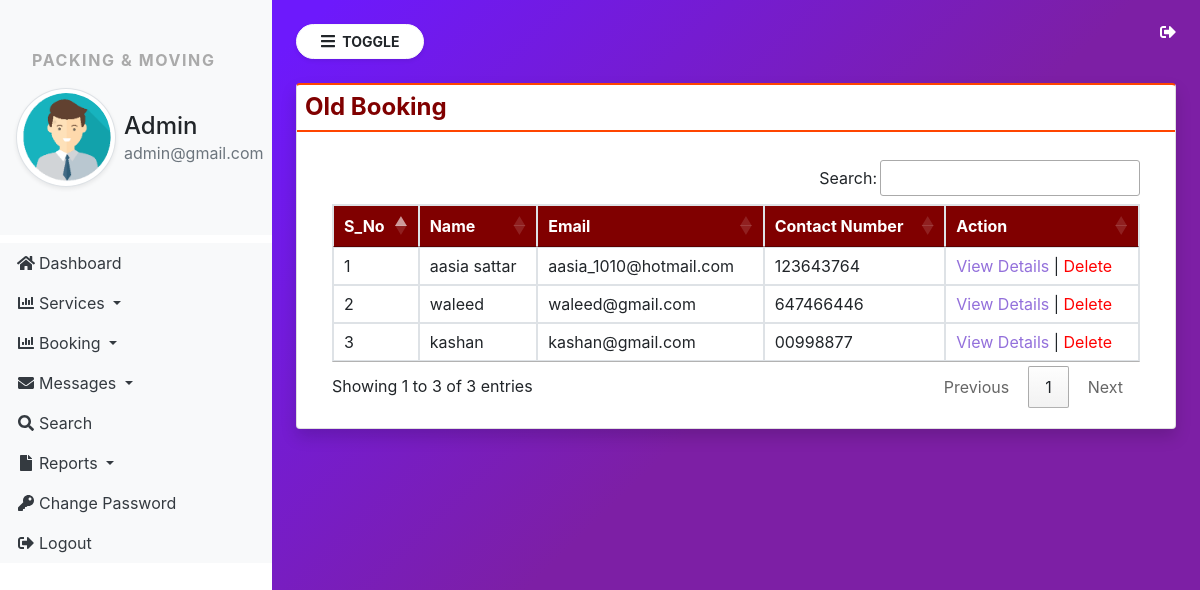
Page /old_booking (signed in) on the committed database.
### mpmanagement/models.py (models this page shows, shortened)
class SiteUser(models.Model):
    name = models.CharField(max_length=100, null=True)
    email = models.CharField(max_length=100, null=True)
    mobile = models.CharField(max_length=25, null=True)
    location = models.CharField(max_length=200, null=True)
    shifting_loc = models.CharField(max_length=200, null=True)
    shiftingdate = models.DateField(null=True)
    brief_items = models.CharField(max_length=300, null=True)
    items = models.CharField(max_length=5000, null=True)
    requestdate = models.DateField(null=True)
    remark = models.CharField(max_length=500,null=True)
    status = models.CharField(max_length=30,null=True)
    updationdate = models.DateField(null=True)

### mpmanagement/views.py (the view)
# urls.py: path('old_booking', old_booking, name="old_booking"),
def old_booking(request):
    if not request.user.is_authenticated:
        return redirect('admin_login')
    booking = SiteUser.objects.filter(status="old booking")
    return render(request,'old_booking.html',locals())

### mpmanagement/templates/old_booking.html
{% extends 'admin_navigation.html' %}
{% block content %}
<div class="card shadow" style="border-top: 2px solid orangered;">
            <h4 class="p-2 font-weight-bold " style="border-bottom: 2px solid orangered; color: maroon;"> Old Booking </h4>
            <div class="card-body">
                <div class="container-fluid">
                     <table class="table table-bordered table-hover" id="example">
                         <thead style="background-color: maroon; color: white;">
                             <tr>
                                 <th>S_No</th>
                                 <th>Name</th>
                                 <th>Email</th>
                                 <th>Contact Number</th>
                                 <th>Action</th>
                             </tr>
                         </thead>
                         <tbody>
                             {% for i in booking %}
                             <tr>
                                 <td>{{forloop.counter}}</td>
                                 <td>{{i.name}}</td>
                                 <td>{{i.email}}</td>
                                 <td>{{i.mobile}}</td>
                                 <td><a href="{% url 'view_bookingdetail' i.id %}" style="color: mediumpurple;">View Details</a>
                                    | <a href="{% url 'delete_booking' i.id %}" style="color: red;" onclick="return confirm('Are you sure ? Want to delete this record')">Delete</a>
                                 </td>
                             </tr>
                             {% endfor %}
                         </tbody>
                     </table>
                </div>
            </div>
        </div>
{% endblock %}

### mpmanagement/templates/admin_navigation.html (shortened to what this page needs)
{% load static %}
<html>
<head>
        <link rel="stylesheet" href="https://cdn.jsdelivr.net/npm/bootstrap@4.6.1/dist/css/bootstrap.min.css">
    <link rel="stylesheet" href="https://cdnjs.cloudflare.com/ajax/libs/font-awesome/4.7.0/css/font-awesome.min.css">
        <link rel="stylesheet" href="{% static 'css/sidebar.css' %}" type="text/css">
            <link rel = "stylesheet" href = "//cdn.datatables.net/1.11.3/css/jquery.dataTables.min.css">
            <link rel = "stylesheet" href = "//cdn.datatables.net/buttons/2.1.0/css/buttons.dataTables.min.css">
</head>
<body>
    <div class="bg-white vertical-nav" id="sidebar">
        <div class="py-5 px-3 bg-light mb-2">
            <p class="font-weight-bold text-uppercase px-3 sidebar-title" style="font-weight: bold;">Packing & Moving</p>
            <div class="media d-flex align-item-center">
                <img src="{% static 'images/img1.png' %}" width="100px" height="80px" class="rounded-circle img-thumbnail shadow-sm">
                <div class="media-body mx-2">
                    <h4 class=" mb-0 mt-4">Admin</h4>
                    <p class="text-muted mb-0">{{request.user.email}}</p>
                </div>
            </div>
        </div>
        <ul class="nav flex-column bg-white">
           <li class="nav-item">
               <a href="{% url 'admin_home'%}" class="nav-link text-dark bg-light">
                   <i class="fa fa-home fa-fw text primary" style="margin-right: 3px;"></i>Dashboard
               </a>
           </li>
           <li class="nav-item dropdown">
            <a href="#" class="nav-link dropdown-toggle text-dark bg-light" id="navbardrop" data-toggle="dropdown">
                <i class="fas fa-chart-bar fa-fw text primary" style="margin-right: 3px;"></i>Services
            </a>
        </li>
        <li class="nav-item dropdown">
            <a href="#" class="nav-link dropdown-toggle text-dark bg-light" id="navbardrop" data-toggle="dropdown">
                <i class="fas fa-chart-bar fa-fw text primary" style="margin-right: 3px;"></i>Booking
            </a>
        </li>
        <li class="nav-item dropdown">
            <a href="#" class="nav-link dropdown-toggle text-dark bg-light" id="navbardrop" data-toggle="dropdown">
                <i class="fas fa-envelope fa-fw text primary" style="margin-right: 3px;" ></i>Messages
            </a>
        </li>
        <li class="nav-item">
            <a href="{% url 'search'%}" class="nav-link text-dark bg-light">
                <i class="fas fa-search fa-fw text primary" style="margin-right: 3px;"></i>Search
            </a>
        </li>
        <li class="nav-item dropdown">
            <a href="#" class="nav-link dropdown-toggle text-dark bg-light" id="navbardrop" data-toggle="dropdown">
                <i class="fas fa-file fa-fw text primary" style="margin-right: 3px;" ></i>Reports
            </a>
        </li>
        <li class="nav-item">
            <a href="{% url 'change_password'%}" class="nav-link text-dark bg-light">
                <i class="fa fa-key fa-fw text primary" style="margin-right: 3px;"></i>Change Password
            </a>
        </li>
        <li class="nav-item">
            <a href="{% url 'logout'%}" class="nav-link text-dark bg-light">
                <i class="fa fa-sign-out-alt fa-fw text primary" style="margin-right: 3px;"></i>Logout
            </a>
        </li>
        </ul>
    </div>
     <div class="page-content p-4" id="content">
         <a href="{% url 'logout' %}" title="logout" class="text-white float-right"><i class="fa fa-sign-out-alt"></i></a>
        <button id="sidebarCollapse" type="button" class="btn btn-light bg-white rounded-pill shadow-sm px-4 mb-4">
            <i class="fas fa-bars" style="margin-right: 4;"></i><small class="text-uppercase" style="font-weight: bold;">
                Toggle</small></button>
                {% block content %}
                {% endblock %}
     </div>
</body>
</html>

### mpmanagement/static/css/sidebar.css (style rules this page uses)
.sidebar-title { letter-spacing: 0.1em; color: #aaa; }
body { background-image: linear-gradient(135.9deg,rgba(109,25,252,1) 16.4%,rgba(125,31,165,1) 56.1%); min-height: 100vh; }
.vertical-nav { min-width: 17rem; width: 17rem; height: 100vh; position: fixed; top: 0; left: 0; transition: all 0.4s; }
.page-content { width: calc(100%-17rem); margin-left: 17rem; transition: all 0.4s; }

### rows in the picture
SiteUser: name "aasia sattar", email "aasia_1010@hotmail.com", mobile "123643764"
SiteUser: name "waleed", email "waleed@gmail.com", mobile "647466446"
SiteUser: name "kashan", email "kashan@gmail.com", mobile "00998877"

### other values in the picture
{{ request.user.email }} "admin@gmail.com"
